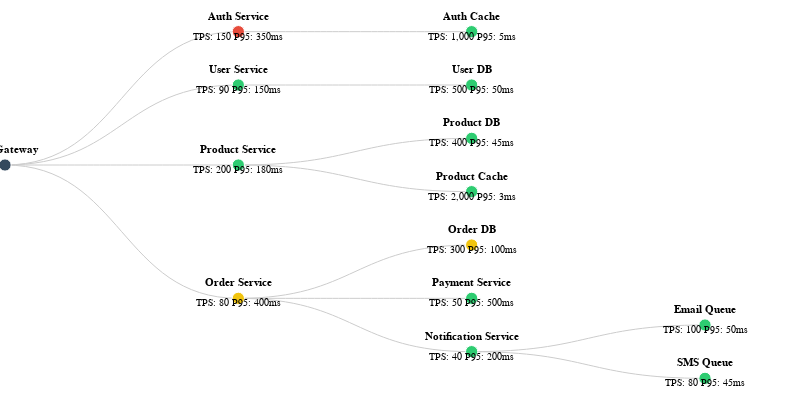

Here is the Vega-Lite specification saved for this chart:
### Vega specification from a JSON file in a GitHub repository (floating-point values rounded to 4 significant figures)
{"$schema": "https://vega.github.io/schema/vega/v5.json", "width": 800, "height": 400, "padding": 5, "autosize": "none", "signals": [{"name": "layout", "value": "tidy"}, {"name": "separation", "value": false}], "data": [{"name": "tree", "values": [{"service": "API Gateway", "parent": null}, {"service": "Auth Service", "parent": "API Gateway", "tps": 150, "p95": 350, "status": "critical"}, {"service": "User Service", "parent": "API Gateway", "tps": 90, "p95": 150, "status": "healthy"}, {"service": "Product Service", "parent": "API Gateway", "tps": 200, "p95": 180, "status": "healthy"}, {"service": "Order Service", "parent": "API Gateway", "tps": 80, "p95": 400, "status": "warn"}, {"service": "User DB", "parent": "User Service", "tps": 500, "p95": 50, "status": "healthy"}, {"service": "Auth Cache", "parent": "Auth Service", "tps": 1000, "p95": 5, "status": "healthy"}, {"service": "Product DB", "parent": "Product Service", "tps": 400, "p95": 45, "status": "healthy"}, {"service": "Product Cache", "parent": "Product Service", "tps": 2000, "p95": 3, "status": "healthy"}, {"service": "Order DB", "parent": "Order Service", "tps": 300, "p95": 100, "status": "warn"}, {"service": "Payment Service", "parent": "Order Service", "tps": 50, "p95": 500, "status": "healthy"}, {"service": "Notification Service", "parent": "Order Service", "tps": 40, "p95": 200, "status": "healthy"}, {"service": "Email Queue", "parent": "Notification Service", "tps": 100, "p95": 50, "status": "healthy"}, {"service": "SMS Queue", "parent": "Notification Service", "tps": 80, "p95": 45, "status": "healthy"}], "transform": [{"type": "stratify", "key": "service", "parentKey": "parent"}, {"type": "tree", "method": {"signal": "layout"}, "size": [{"signal": "height"}, {"signal": "width - 100"}], "separation": {"signal": "separation"}, "as": ["y", "x", "depth", "children"]}]}, {"name": "links", "source": "tree", "transform": [{"type": "treelinks"}, {"type": "linkpath", "orient": "horizontal", "shape": "diagonal"}]}], "scales": [{"name": "status_color", "type": "ordinal", "domain": ["healthy", "warn", "critical"], "range": ["#2ecc71", "#f1c40f", "#e74c3c"]}], "marks": [{"type": "path", "from": {"data": "links"}, "encode": {"enter": {"stroke": {"value": "#ccc"}, "strokeWidth": {"value": 1}}, "update": {"path": {"field": "path"}}}}, {"type": "symbol", "from": {"data": "tree"}, "encode": {"enter": {"size": {"value": 150}, "stroke": {"value": "#fff"}, "strokeWidth": {"value": 1}}, "update": {"x": {"field": "x"}, "y": {"field": "y"}, "fill": {"signal": "datum.status ? scale('status_color', datum.status) : '#34495e'"}, "tooltip": {"signal": "{'Service': datum.service, 'TPS': datum.tps, 'P95 (ms)': datum.p95}"}}}}, {"type": "text", "from": {"data": "tree"}, "encode": {"enter": {"fontSize": {"value": 11}, "baseline": {"value": "middle"}, "fontWeight": {"value": "bold"}}, "update": {"x": {"field": "x"}, "y": {"field": "y"}, "dy": {"value": -15}, "align": {"value": "center"}, "text": {"field": "service"}}}}, {"type": "text", "from": {"data": "tree"}, "encode": {"enter": {"fontSize": {"value": 10}, "baseline": {"value": "middle"}}, "update": {"x": {"field": "x"}, "y": {"field": "y"}, "dy": {"value": 5}, "align": {"value": "center"}, "text": {"signal": "datum.tps != null ? 'TPS: ' + format(datum.tps, ',') + ' P95: ' + format(datum.p95, ',') + 'ms' : ''"}}}}]}
